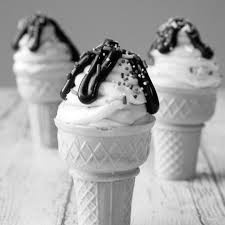
#> input picture a2_2019702002/input/q4/gray_ice.jpg, 225 x 225 px, found by its file name
$ python lpf.py
#> lines starting #> are read from the running program, lines starting #| are printed output that depends on the picture
from sklearn.cluster import KMeans
from collections import Counter
import numpy as np
from matplotlib import pyplot as plt
import cv2
import math

def sliding_window(image,padded_image, mask,window = 3):
	a = np.zeros(image.shape)
	for x in range(image.shape[0]):
		for y in range(image.shape[1]):
			win_im = padded_image[x:x+window, y:y+window]
			win_im = np.multiply(win_im, mask)
			a[x][y] = np.sum(win_im)/(window**2)
	return a

def padding(im,mask):
	image_row, image_col = im.shape
	kernel_row, kernel_col = mask.shape

	pad_height = int((kernel_row - 1) / 2)
	pad_width = int((kernel_col - 1) / 2)

	padded_image = np.zeros((image_row + (2 * pad_height), image_col + (2 * pad_width)))

	padded_image[pad_height:padded_image.shape[0] - pad_height, pad_width:padded_image.shape[1] - pad_width] = im
	return padded_image


def generate_mask(weight,size = 3):
	mask = (np.ones([size,size]))
	print(mask)
	return mask

im = cv2.imread('gray_ice.jpg')# path needs to be channged all input images are available in the input folder
#> im is the input picture: shape (225, 225, 3); min 0, max 255, mean 166.3
im = cv2.cvtColor(im, cv2.COLOR_BGR2GRAY)
#> im: shape (225, 225)
# cv2.imwrite("gray_ice.jpg",im)
mask = generate_mask (1,9)
padded_image = padding(im,mask)
#> in padding, `padded_image[pad_height:padded_image.shape[0] - pad_height, pad_width:..`:
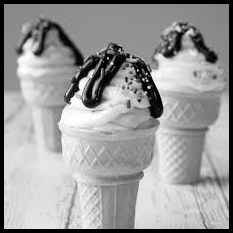
#> padded_image: shape (233, 233) float64; min 0, max 255, mean 155.1
output = sliding_window(im,padded_image,mask,9)
#> after the loop in sliding_window, `for x in range(image.shape[0]):`:
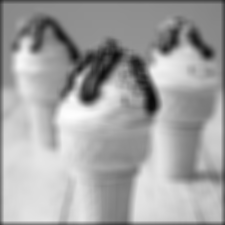
#> a: shape (225, 225) float64; min 9.06, max 254.1, mean 163
cv2.imwrite('ice_lpf_k@.jpg',output)# output images in the output folder can be used for refrence
